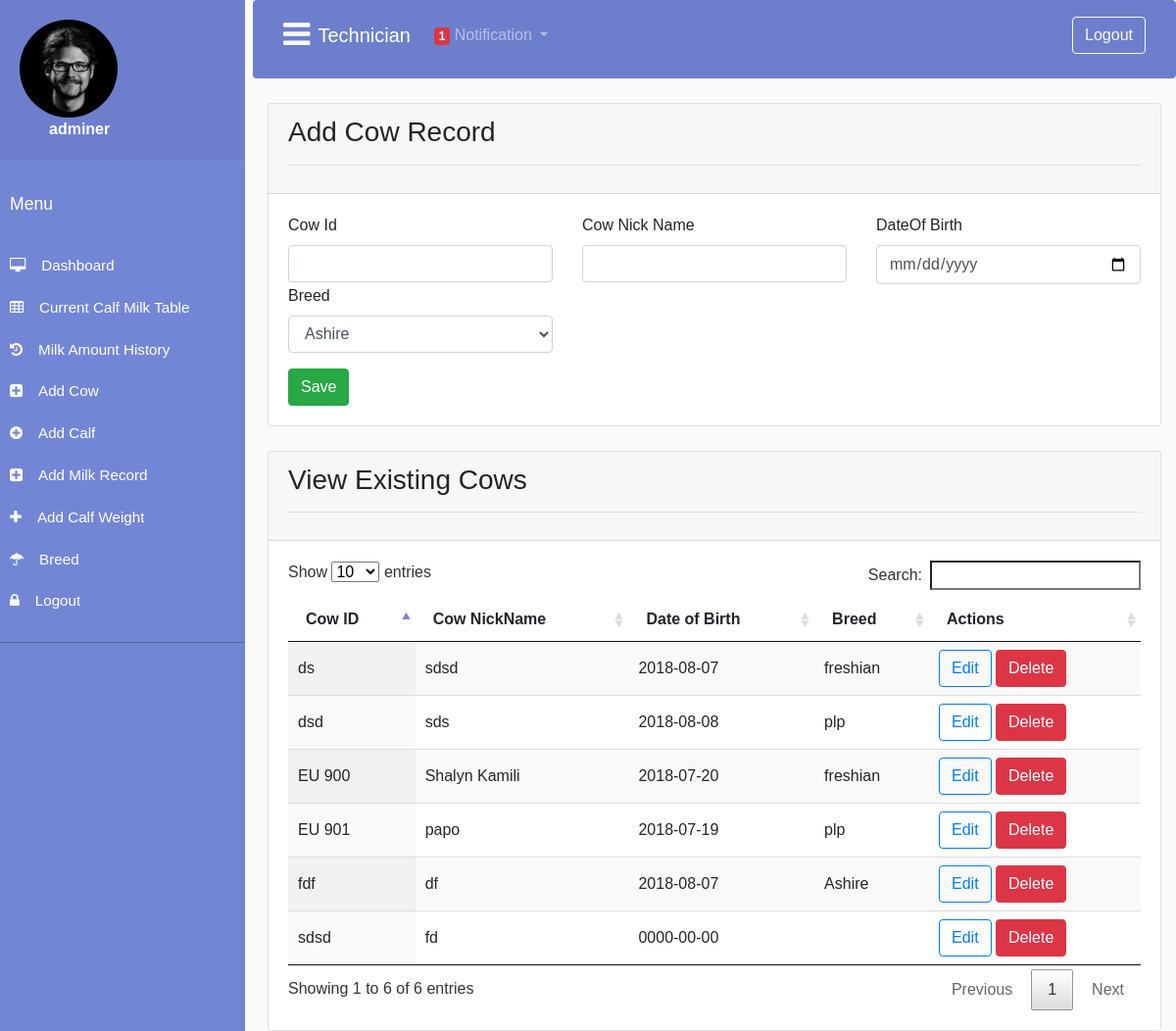
The page /technician/add_cow.php (signed in) on the database as committed earlier.
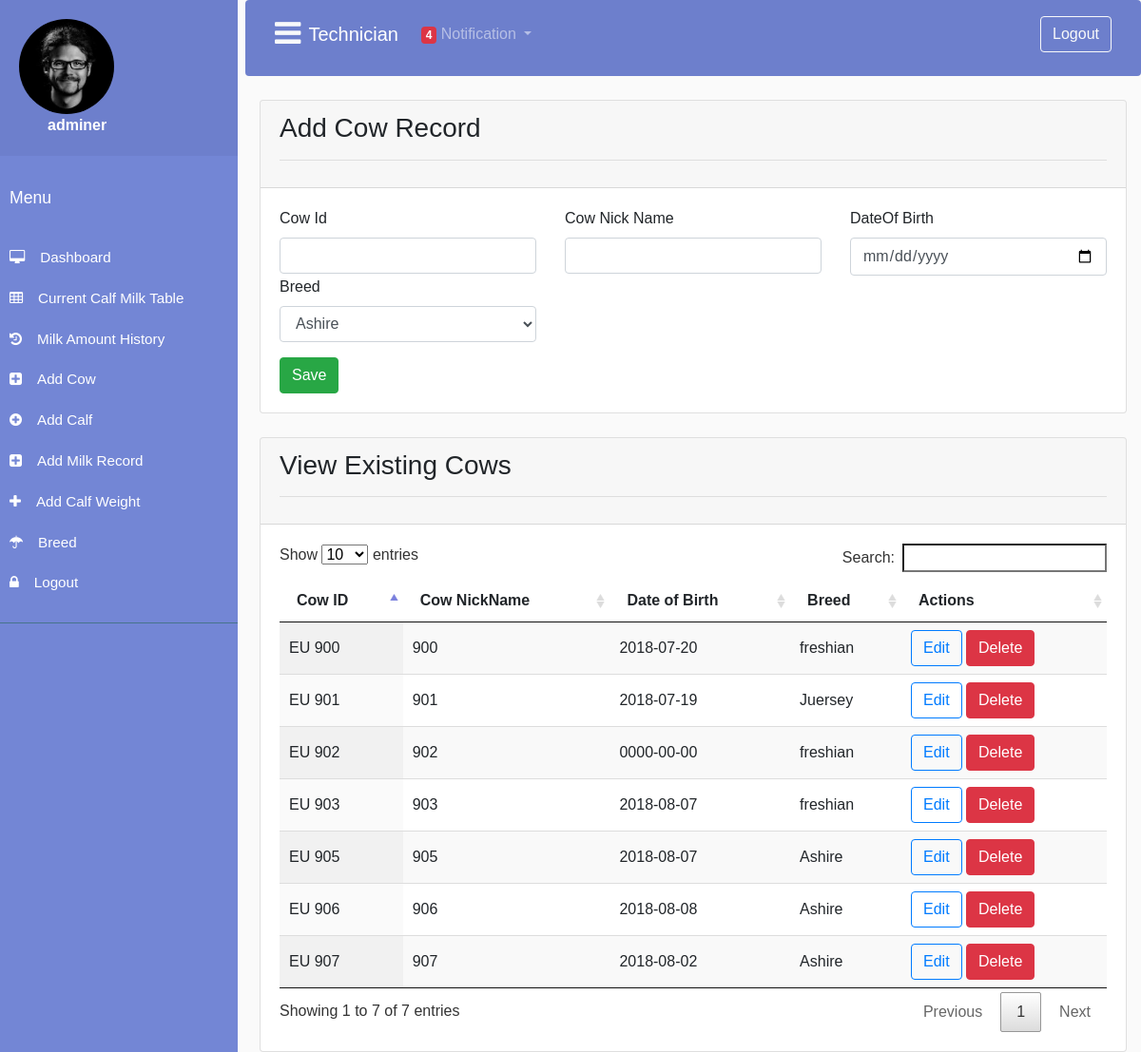
The same page on the database as committed later.
### tables this page shows
CREATE TABLE `cows` (
  `id` int(11) NOT NULL,
  `cow_id` varchar(191) NOT NULL,
  `nick_name` varchar(191) NOT NULL,
  `DOB` date NOT NULL,
  `breed_id` int(11) NOT NULL,
  `deleted_at` timestamp NULL DEFAULT NULL,
  `created_at` timestamp NOT NULL DEFAULT CURRENT_TIMESTAMP,
  `updated_at` timestamp NOT NULL DEFAULT CURRENT_TIMESTAMP
);

CREATE TABLE `breed` (
  `id` int(11) NOT NULL,
  `name` varchar(191) NOT NULL,
  `created_at` timestamp NOT NULL DEFAULT CURRENT_TIMESTAMP,
  `updated_at` timestamp NOT NULL DEFAULT CURRENT_TIMESTAMP,
  `deleted_at` timestamp NULL DEFAULT NULL
);

### technician/NotificationManager.php (called while the page is built, shortened)
<?php
class NotificationManager
{
    private $DB;
    public function __construct()
    {
        require_once 'config.php';
        $db=new DB_FACADE();
        $this->DB=$db;
    }
    public function addNotification()
    {
        require_once 'CalfManager.php';
        $cm=new CalfManager();
        foreach ($results as $result){
            $db_calf_weeks=$cm->weekCalculator($result['calf_id']);
            if ($result['week']<$db_calf_weeks){
                if ($this->dublicatorAvoider($result['calf_id'])){
                    $sql11="INSERT INTO notifications(calf_id,is_read) VALUES ('".$result['calf_id']."',true)";
                    $this->DB->connect()->query($sql11);
                }
            }
        }
    }
    public function allActiveNotifications()
    {
        $sql="SELECT * FROM notifications WHERE is_read=true ";
        $query=$this->DB->connect()->query($sql);
        return $query;
    }
    public function dublicatorAvoider($calf_id)
    {
        $sql="SELECT * FROM notifications WHERE calf_id='".$calf_id."' AND is_read=true";
        $results=$this->DB->connect()->query($sql);
        if ($results->num_rows>0){
            return false;
        }else{
            return true;
        }
    }
}

### technician/config.php (called while the page is built, shortened)
<?php
class DB_FACADE{
    private $conn=null;
    private $host="localhost";
    private $user="root";
    private $password="";
    private $database="cms";
    public function __construct()
    {
        $this->conn = mysqli_connect($this->host, $this->user, $this->password, $this->database) or die('could not connect');
    }
    public function connect()
    {
        return $this->conn;
    }
}
?>

### technician/CowManager.php (called while the page is built, shortened)
<?php
class CowManager
{
    private  $db;
    public function __construct()
    {
        require_once 'config.php';
        $DB=new DB_FACADE();
        $this->db=$DB;
    }
    public function availableCows()
    {
        $sql="SELECT * FROM cows WHERE deleted_at is null ";
        return mysqli_query($this->db->connect(),$sql);
    }
    public function breedResolver($breed_id)
    {
        $sql="SELECT name FROM breed WHERE id='".$breed_id."'";
        $query=mysqli_query($this->db->connect(),$sql);
        $row=mysqli_num_rows($query);
        if ($row==1){
            $record=mysqli_fetch_assoc($query);
            return $record['name'];
        }else{
            return null;
        }
    }
}

### technician/add_cow.php (the view, shortened to what the changed rows need)
<?php
require_once 'authcontroller.php';
?>
<!DOCTYPE html>
<html>
<head>
    <link rel="stylesheet" href="https://use.fontawesome.com/releases/v5.1.0/css/all.css"
>
    <link rel="stylesheet" href="css/bootstrap.css">
    <link rel="stylesheet" type="text/css"  href="css/main.css" />
    <link rel="stylesheet" href="../assets/plugins/select2/select2.css">
    <link rel="stylesheet" type="text/css" href="../assets/plugins/DataTables/datatables.css">
</head>
<body>
<?php
require_once 'CowManager.php';
$cow_manager=new CowManager();
?>
<div class="wrapper">
            <?php
            require_once 'sidebar.php';
            ?>
    <div id="content" class="w-100 ml-2">
        <?php
        require_once 'nav.php';
        ?>
        <div class="container-fluid">
            <div class="card " style="margin-top: 25px">
                <div class="card-header">
                    <h3>View Existing Cows</h3>
                    <hr>
                </div>
                <div class="card-body">
                    <table id="cows_table" class="display">
                        <thead>
                        <tr>
                            <th>Cow ID</th>
                            <th>Cow NickName</th>
                            <th>Date of Birth</th>
                            <th>Breed</th>
                            <th>Actions</th>
                        </tr>
                        </thead>
                        <tbody>
                        <?php
                        $result66=$cow_manager->availableCows();
                        while($row=mysqli_fetch_array($result66)){
                            echo '<tr>
                      <td >'.$row['cow_id'].'</td>
                      <td >'.$row['nick_name'].'</td>
                        <td>'.$row['DOB'].'</td>
                        <td>'.$cow_manager->breedResolver($row['breed_id']).'</td>
                       <td>
                       <button class="btn btn-outline-primary" onclick="getSelectedDetails('.$row['id'].')" data-toggle="modal" data-target="#centralModalLGInfoDemo"  >Edit</button>
                       <button class="btn btn-danger" onclick="deleteFunction('.$row['id'].')" data-target="#deleteCow" data-toggle="modal">Delete</button>
                         </td>
                        </tr>';
                        }
                        ?>
                        </tbody>
                    </table>
                </div>
            </div>
        </div>
    </div>
</div>
</body>
</html>

### technician/nav.php (shortened to what the changed rows need)
<?php
require_once 'NotificationManager.php';
$notification_manager=new NotificationManager();
?>
<nav class="navbar navbar-expand-lg navbar-dark rounded p-3 pb-4" style="background-color: #6d7fcc;">
    <div class="container-fluid">
        <div class="collapse navbar-collapse" id="navbarSupportedContent">
            <ul class="navbar-nav mr-auto">
                <li class="nav-item dropdown">
                    <a class="nav-link dropdown-toggle" href="#" id="navbarDropdown" role="button" data-toggle="dropdown" aria-haspopup="true" aria-expanded="false">
<?php
                           $records= $notification_manager->allActiveNotifications();
                           if ($records->num_rows>0){
                               ?>
                        <small class="badge badge-danger">
                            <?php
                               echo $records->num_rows;
                               ?>
                        </small>
                        <?php
                           }
                            ?>
                        Notification
                    </a>
                </li>
            </ul>
        </div>
    </div>
</nav>

Rows that differ between the two databases and show on the page:
no longer on this page (row edited): cows: cow "dsd", nick_name "sds", DOB "2018-08-08", breed.name "plp"
changed cows "EU 900": nick_name "Shalyn Kamili" → "900"
changed cows "EU 901": nick_name "papo" → "901"; breed.name "plp" → "Juersey"
changed cows (number 3 of 7 on the later page): cow "sdsd" → "EU 902"; nick_name "fd" → "902"; breed.name (not shown) → "freshian"
changed cows (number 4 of 7 on the later page): cow "ds" → "EU 903"; nick_name "sdsd" → "903"
changed cows (number 5 of 7 on the later page): cow "fdf" → "EU 905"; nick_name "df" → "905"
added cows: cow "EU 906", nick_name "906", DOB "2018-08-08", breed.name "Ashire"
added cows: cow "EU 907", nick_name "907", DOB "2018-08-02", breed.name "Ashire"
Other text that changed with them:
$records->num_rows: "1" → "4"
text written by a page script: "Show entries Search: Showing 1 to 6 of 6 entries Previous 1 Next" → "Show entries Search: Showing 1 to 7 of 7 entries Previous 1 Next"
